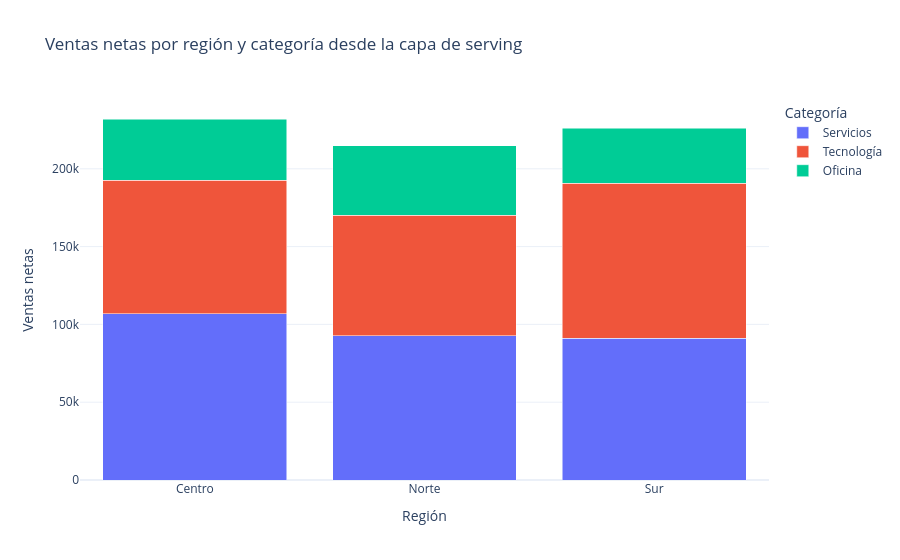

Notebook cell for this chart:
### Code cell
# Se visualiza la misma fuente que consumirá el dashboard, sin calcular métricas nuevas en la capa de presentación.

fig = px.bar(
    priority_view,
    x="region",
    y="net_sales",
    color="category",
    barmode="stack",
    title="Ventas netas por región y categoría desde la capa de serving",
    labels={"region": "Región", "net_sales": "Ventas netas", "category": "Categoría"},
)
fig.update_layout(template="plotly_white")
fig.show()

### Figure 1 — Plotly figure (JSON) as saved in the notebook; plotly's stock layout.template omitted (floating-point values rounded to 4 significant figures)
{"data": [{"alignmentgroup": "True", "hovertemplate": "Categoría=Servicios<br>Región=%{x}<br>Ventas netas=%{y}<extra></extra>", "legendgroup": "Servicios", "marker": {"color": "#636efa", "pattern": {"shape": ""}}, "name": "Servicios", "offsetgroup": "Servicios", "orientation": "v", "showlegend": true, "textposition": "auto", "type": "bar", "x": ["Centro", "Norte", "Sur"], "xaxis": "x", "y": [106963, 92853, 91110.0], "yaxis": "y"}, {"alignmentgroup": "True", "hovertemplate": "Categoría=Tecnología<br>Región=%{x}<br>Ventas netas=%{y}<extra></extra>", "legendgroup": "Tecnología", "marker": {"color": "#EF553B", "pattern": {"shape": ""}}, "name": "Tecnología", "offsetgroup": "Tecnología", "orientation": "v", "showlegend": true, "textposition": "auto", "type": "bar", "x": ["Sur", "Centro", "Norte"], "xaxis": "x", "y": [99610.0, 85582, 77190.0], "yaxis": "y"}, {"alignmentgroup": "True", "hovertemplate": "Categoría=Oficina<br>Región=%{x}<br>Ventas netas=%{y}<extra></extra>", "legendgroup": "Oficina", "marker": {"color": "#00cc96", "pattern": {"shape": ""}}, "name": "Oficina", "offsetgroup": "Oficina", "orientation": "v", "showlegend": true, "textposition": "auto", "type": "bar", "x": ["Norte", "Centro", "Sur"], "xaxis": "x", "y": [44840.0, 39460.0, 35383], "yaxis": "y"}], "layout": {"barmode": "stack", "legend": {"title": {"text": "Categoría"}, "tracegroupgap": 0}, "title": {"text": "Ventas netas por región y categoría desde la capa de serving"}, "xaxis": {"anchor": "y", "domain": [0, 1], "title": {"text": "Región"}}, "yaxis": {"anchor": "x", "domain": [0, 1], "title": {"text": "Ventas netas"}}}}
